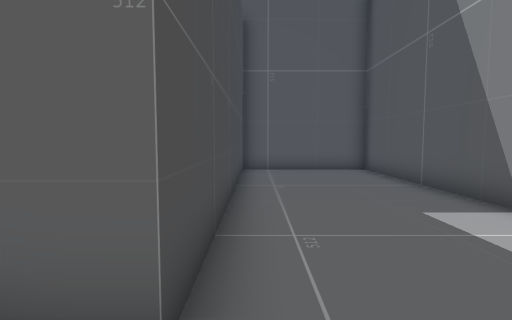
view 1 (above)

21 first-person views from a walk through a scene from a Unity 3-D project. The camera is 1.2 m above the floor, tilts 4° down and sees 85° across. The floor is counted in squares, 1 m on a side. Each view is taken from the middle of a square. On the plan, view 1 faces up. The plan holds only what a view shows up to about 13 squares ahead; the rest is blank. The place goes on beyond the plan. The player character is not drawn.

view 2
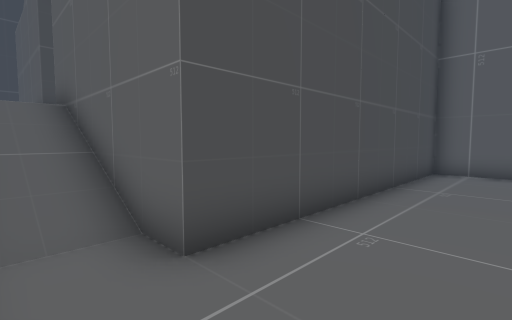

view 3
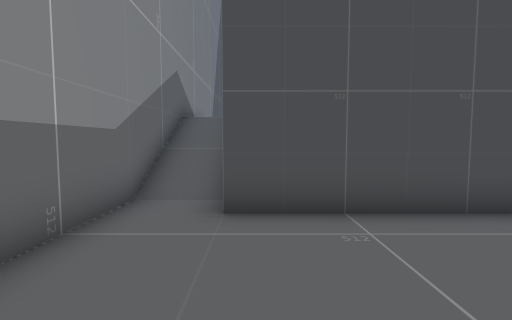

view 4
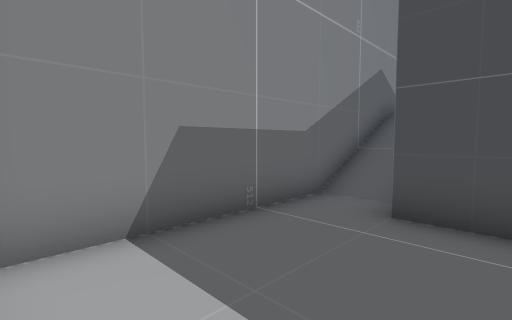

view 5
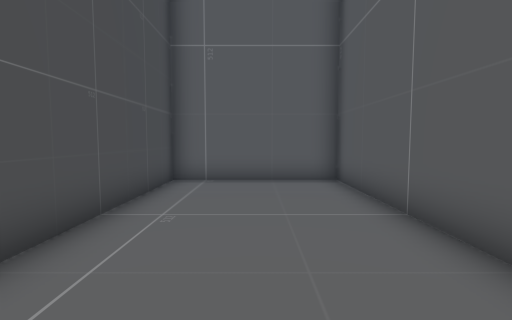

view 6
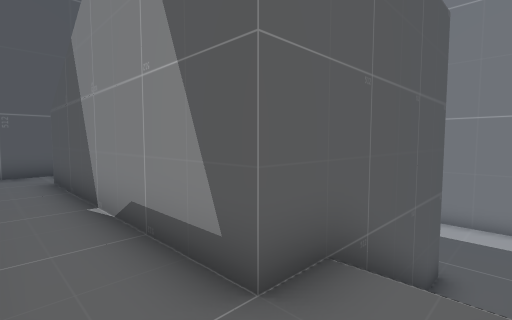

view 7
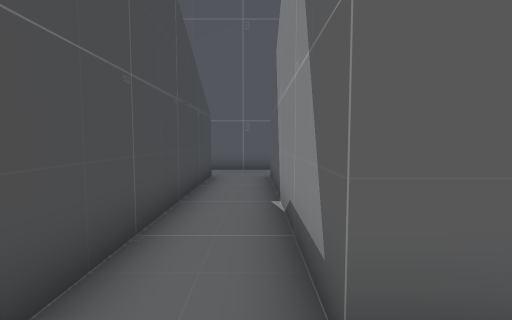

view 8
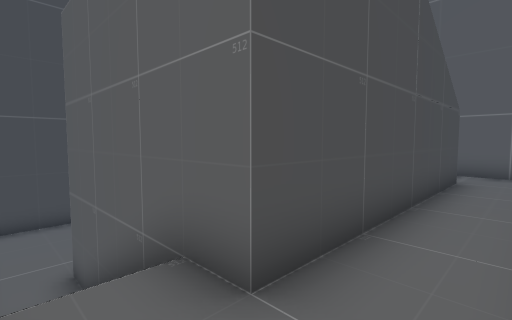

view 9
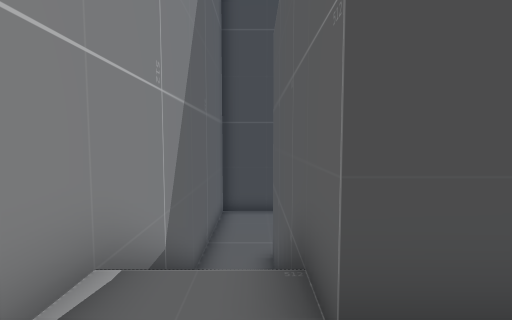

view 10
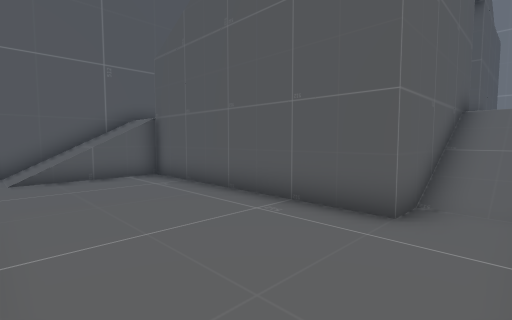

view 11
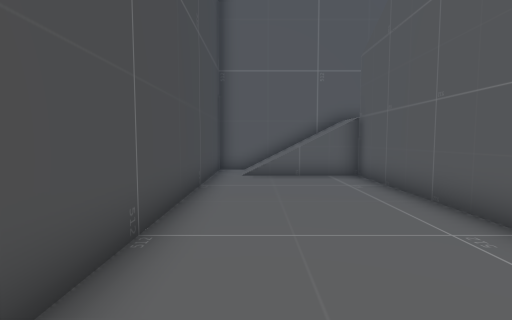

view 12
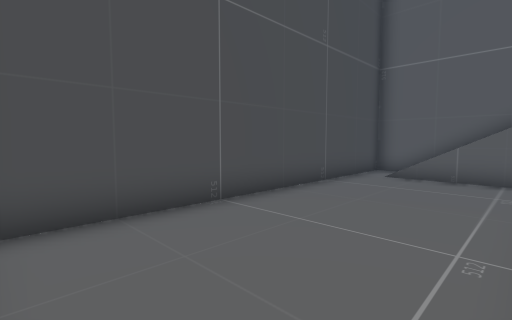

view 13
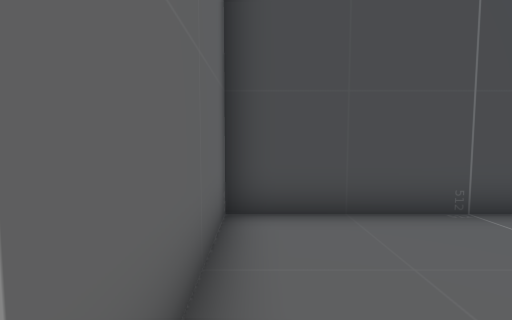

view 14
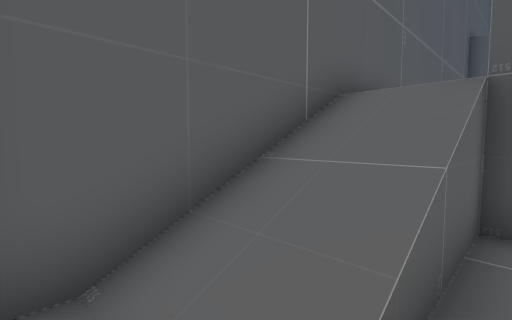

view 15
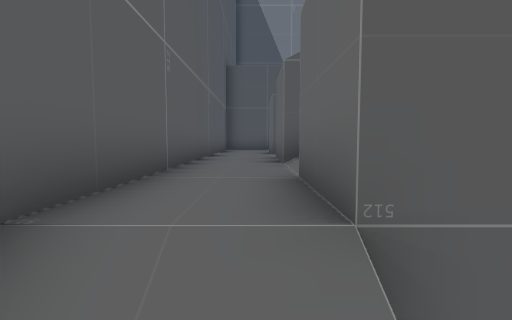

view 16
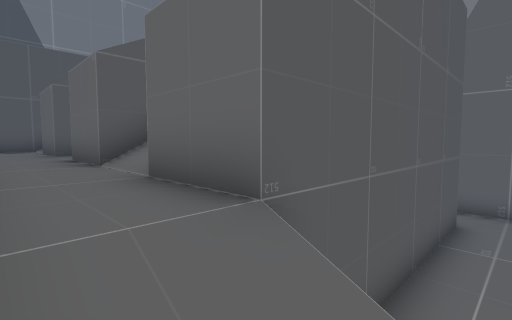

view 17
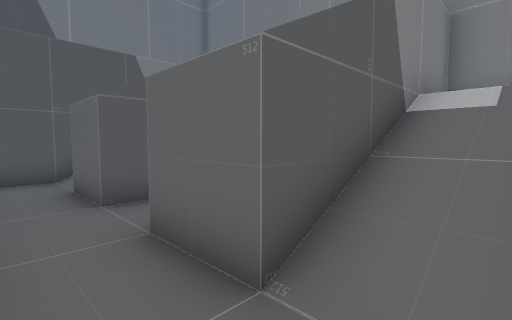

view 18
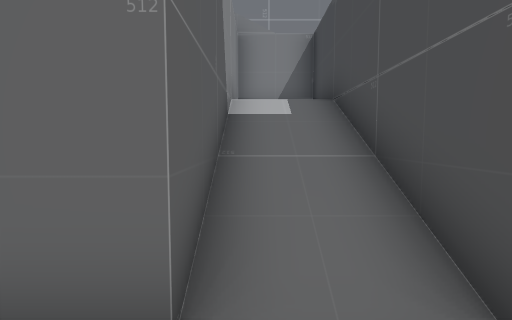

view 19
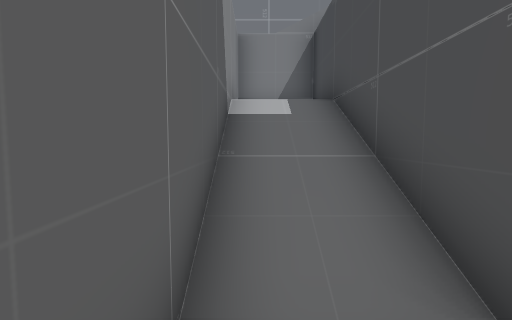

view 20
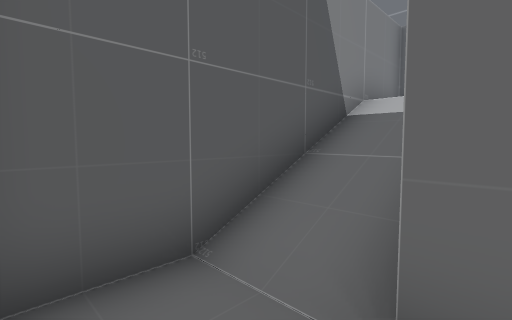

view 21
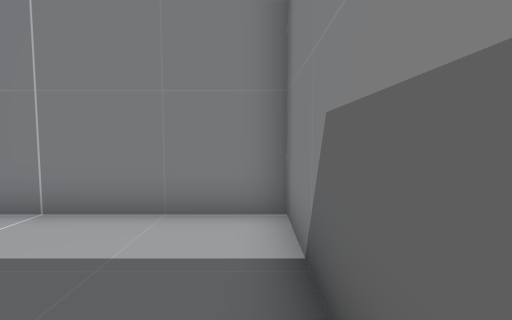

### Floor plan
Key: @ floor where view 1 was taken; # wall or solid block; . main floor; : floor 2 m higher than the main floor; + floor 4 m higher than the main floor; / step, stairs or slope.
Columns run from 20 left of view 1 to 5 right of it. Each row starts with its distance up from view 1.
 12 ##########################
 11 #.////::::::::::::##.....#
 10 #.////::::::::::::##.....#
  9 #.....##//##::##//##.....#
  8 #.....##//##::##//##.....#
  7 #.....##//##::##//##.....#
  6 #.....##//##::##//##.....#
  5 #.....##++##::##++##.....#
  4 #.....##  ##::##  ##.....#
  3 #.....######::######.....#
  2 #.....######::######.....#
  1 #......////::::////......#
  0 #......////::::////.@....#
 -1 ##########################

Positions as (right, up) in squares from view 1, and headings:
1: (0, 0), facing up
2: (2, 0), facing up-left
3: (4, 2), facing left
4: (4, 3), facing down-left
5: (2, 3), facing up
6: (-8, 0), facing up-right
7: (-7, 0), facing up
8: (-7, 0), facing up-left
9: (-7, 1), facing left
10: (-19, 0), facing up-right
11: (-18, 0), facing up
12: (-15, 0), facing up-left
13: (-15, 0), facing left
14: (-19, 9), facing up-right
15: (-16, 10), facing right
16: (-16, 11), facing down-right
17: (-12, 11), facing down-right
18: (-11, 11), facing down
19: (-3, 11), facing down
20: (-5, 11), facing down-right
21: (0, 0), facing right
